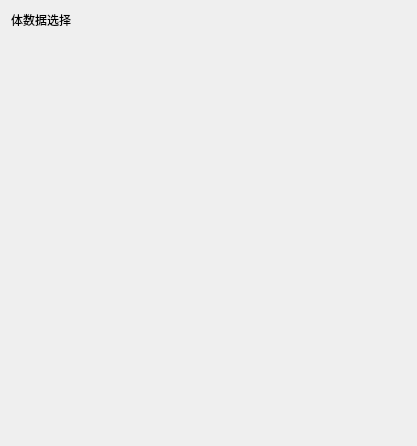
<?xml version="1.0" encoding="UTF-8"?>
<ui version="4.0">
 <class>qSlicerVolumeDisplayControllerModuleWidget</class>
 <widget class="qSlicerWidget" name="qSlicerVolumeDisplayControllerModuleWidget">
  <property name="geometry">
   <rect>
    <x>0</x>
    <y>0</y>
    <width>417</width>
    <height>446</height>
   </rect>
  </property>
  <property name="windowTitle">
   <string>Form</string>
  </property>
  <layout class="QVBoxLayout" name="verticalLayout">
   <item>
    <layout class="QHBoxLayout" name="horizontalLayout">
     <item>
      <widget class="QLabel" name="label">
       <property name="maximumSize">
        <size>
         <width>70</width>
         <height>16777215</height>
        </size>
       </property>
       <property name="text">
        <string>体数据选择</string>
       </property>
      </widget>
     </item>
     <item>
      <widget class="qMRMLNodeComboBox" name="ActiveVolumeNodeSelector" native="true"/>
     </item>
    </layout>
   </item>
   <item>
    <spacer name="verticalSpacer">
     <property name="orientation">
      <enum>Qt::Vertical</enum>
     </property>
     <property name="sizeHint" stdset="0">
      <size>
       <width>20</width>
       <height>405</height>
      </size>
     </property>
    </spacer>
   </item>
  </layout>
 </widget>
 <customwidgets>
  <customwidget>
   <class>qSlicerWidget</class>
   <extends>QWidget</extends>
   <header>qSlicerWidget.h</header>
   <container>1</container>
  </customwidget>
  <customwidget>
   <class>qMRMLNodeComboBox</class>
   <extends>QWidget</extends>
   <header>qMRMLNodeComboBox.h</header>
   <container>1</container>
  </customwidget>
 </customwidgets>
 <resources/>
 <connections/>
</ui>
